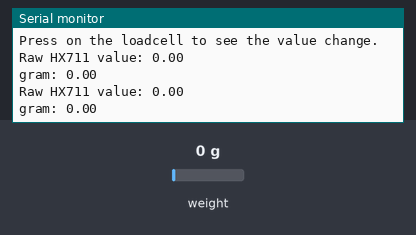
Simulated run of this sketch. Board: ESP32. On the bench: the last lines printed to the serial monitor. The test bench sets the inputs (shaded band); at power-on: weight on the scale 0 g.

Above: at 1.2 s.
1.3 s: weight on the scale set to 100 g
At 1.7 s:
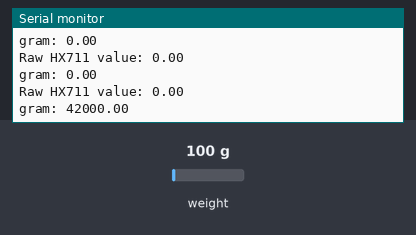
2.8 s: weight on the scale set to 1250 g
At 3.2 s:
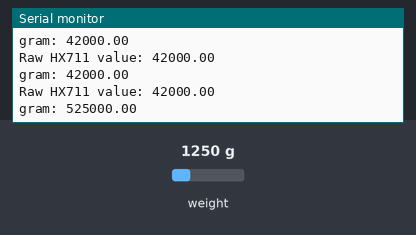
Timing chart, 0 to 5.8 s (numbered marks = the images above; inputs shaded):
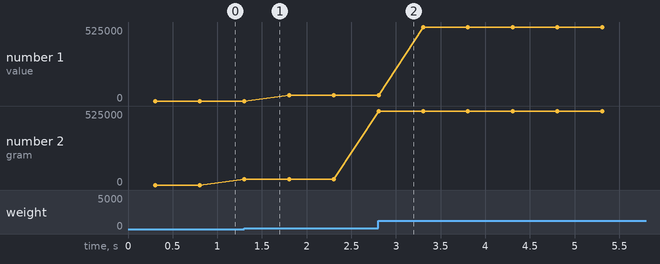

Measured:
- after the input at 1.3 s, the serial monitor: prints a new line at once (image 1)
- after the input at 2.8 s, the serial monitor: prints a new line at once (image 2)
- plotted number 1: 0 → 42000 after the input at 1.3 s, 42000 → 525000 after the input at 2.8 s
- plotted number 2: 0 → 42000 after the input at 1.3 s, 42000 → 525000 after the input at 2.8 s

The sketch:

4_Test_Loadcell_Raw.ino
```cpp
#include <HX711.h>
#include "AppConfig.h"

// Create an instance of the HX711 class
HX711 scale;

void setup() {
  Serial.begin(SERIAL_BAUD_RATE);
  Serial.println("HX711 Raw Reading Test");

  // Initialize the scale with the DOUT and SCK pins
  scale.begin(LOADCELL_DOUT_PIN, LOADCELL_SCK_PIN);
  // scale.set_scale(LOADCELL_CALIBRATION_FACTOR);
  // scale.tare(20);
  Serial.println("Waiting for readings...");
  Serial.println("Press on the loadcell to see the value change.");
  scale.set_gain(64);
}

void loop() {
  // Check if the scale is ready with a new reading
  long reading = scale.read();
  float currentWeight = scale.get_units(2);
  Serial.print("Raw HX711 value: ");
  Serial.println(float(reading));
  Serial.print("gram: ");
  Serial.println(currentWeight);

  delay(200);  // Wait a moment before the next read
}
```

AppConfig.h
```cpp
#pragma once // Prevents the file from being included multiple times

// --- HX711 Loadcell Pins ---
const int LOADCELL_DOUT_PIN = 13;
const int LOADCELL_SCK_PIN = 14;

// --- TFT ILI9341 Pins (VSPI) ---
const int TFT_CS_PIN = 25;
const int TFT_DC_PIN = 26;
const int TFT_RST_PIN = 27;
const int TFT_MOSI_PIN = 23;
const int TFT_MISO_PIN = 19;
const int TFT_SCK_PIN = 18;

// --- I/O Device Pins ---
const int BUZZER_PIN = 32;
const int BATTERY_MONITOR_PIN = 34; // ADC1_CH6, input only

// --- I2C Configuration ---
// Default ESP32 I2C pins are GPIO 21 (SDA) and GPIO 22 (SCL)
const int I2C_SDA_PIN = 21;
const int I2C_SCL_PIN = 22;
const uint8_t RTC_ADDRESS = 0x68;
const uint8_t EEPROM_ADDRESS = 0x57;

// --- System Constants ---
const long SERIAL_BAUD_RATE = 115200;
// const float LOADCELL_CALIBRATION_FACTOR = 4119.755f;
const float LOADCELL_CALIBRATION_FACTOR = 183.500f;
```
